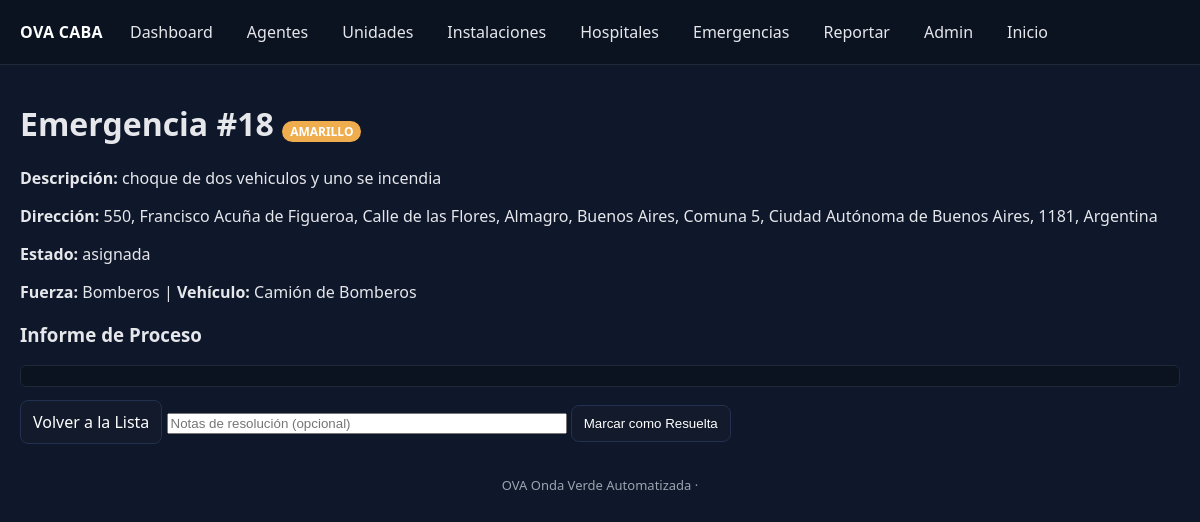
Before: /detalle/18/ with the older database file.
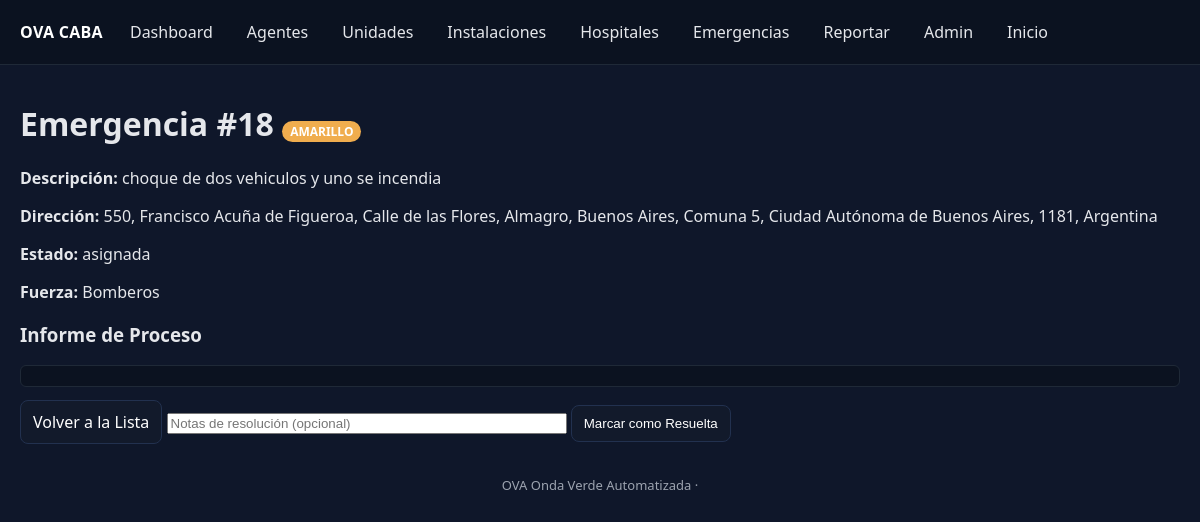
After: the same page with the newer database file.
### core/models.py (models this page shows, shortened)
class Emergency(models.Model):
    CODE_CHOICES = [
        ('rojo', 'Rojo - Crítica'),
        ('amarillo', 'Amarillo - Urgente'),
        ('verde', 'Verde - Leve'),
    ]
    STATUS_CHOICES = [
        ('pendiente', 'Pendiente'),
        ('asignada', 'Asignada'),
        ('resuelta', 'Resuelta'),
    ]
    code = models.CharField(max_length=50, choices=CODE_CHOICES, blank=True, verbose_name='Código')
    priority = models.IntegerField(default=0, verbose_name='Prioridad')
    description = models.TextField(verbose_name='Descripción')
    address = models.CharField(max_length=255, blank=True, verbose_name='Dirección')
    location_lat = models.FloatField(null=True, blank=True, verbose_name='Latitud')
    location_lon = models.FloatField(null=True, blank=True, verbose_name='Longitud')
    status = models.CharField(max_length=50, choices=STATUS_CHOICES, default='pendiente', verbose_name='Estado')
    assigned_force = models.ForeignKey('Force', on_delete=models.SET_NULL, null=True, blank=True, verbose_name='Fuerza Asignada')
    assigned_vehicle = models.ForeignKey('Vehicle', on_delete=models.SET_NULL, null=True, blank=True, verbose_name='Vehículo Asignado')
    onda_verde = models.BooleanField(default=False, verbose_name='Onda Verde')
    reported_at = models.DateTimeField(default=timezone.now, verbose_name='Reportado en')
    resolved_at = models.DateTimeField(null=True, blank=True, verbose_name='Resuelto en')
    resolution_notes = models.TextField(blank=True, verbose_name='Notas de Resolución')
    class Meta:
        verbose_name = 'Emergencia'
        verbose_name_plural = 'Emergencias'

class Vehicle(models.Model):
    force = models.ForeignKey(Force, on_delete=models.CASCADE, verbose_name='Fuerza')
    type = models.CharField(max_length=100, verbose_name='Tipo')  # e.g., 'Ambulancia', 'Camión de Bomberos', 'Patrulla', 'Moto de Tránsito'
    current_lat = models.FloatField(null=True, blank=True, verbose_name='Latitud Actual')
    current_lon = models.FloatField(null=True, blank=True, verbose_name='Longitud Actual')
    target_lat = models.FloatField(null=True, blank=True, verbose_name='Latitud Objetivo')
    target_lon = models.FloatField(null=True, blank=True, verbose_name='Longitud Objetivo')
    home_facility = models.ForeignKey('Facility', on_delete=models.SET_NULL, null=True, blank=True, verbose_name='Base')
    status = models.CharField(max_length=50, choices=[('disponible', 'Disponible'), ('en_ruta', 'En Ruta'), ('ocupado', 'Ocupado') ], default='disponible', verbose_name='Estado')
    class Meta:
        verbose_name = 'Vehículo'
        verbose_name_plural = 'Vehículos'

class Force(models.Model):
    name = models.CharField(max_length=100, unique=True, verbose_name='Nombre')  # e.g., 'Bomberos', 'SAME', 'Policía', 'Tránsito'
    contact_info = models.TextField(blank=True, verbose_name='Información de Contacto')
    created_at = models.DateTimeField(default=timezone.now, verbose_name='Creado en')
    class Meta:
        verbose_name = 'Fuerza'
        verbose_name_plural = 'Fuerzas'

### core/views.py (the view)
# urls.py: path('detalle/<int:pk>/', emergency_detail, name='emergency_detail'),
def emergency_detail(request, pk):
    emergency = get_object_or_404(Emergency, pk=pk)
    return render(request, 'core/emergency_detail.html', { 'emergency': emergency })

### core/templates/core/emergency_detail.html (shortened to what this page needs)
{% extends 'core/base.html' %}
{% block content %}
    <h1>Emergencia #{{ emergency.id }} <span class="tag {{ emergency.code }}">{{ emergency.code|upper }}</span></h1>
    <p><strong>Descripción:</strong> {{ emergency.description }}</p>
    <p><strong>Dirección:</strong> {{ emergency.address }}</p>
    <p><strong>Estado:</strong> {{ emergency.status }} {% if emergency.onda_verde %} | <strong>Onda Verde:</strong> ACTIVADA{% endif %}</p>
    {% if emergency.assigned_force %}
        <p><strong>Fuerza:</strong> {{ emergency.assigned_force.name }} {% if emergency.assigned_vehicle %} | <strong>Vehículo:</strong> {{ emergency.assigned_vehicle.type }}{% endif %}</p>
    {% endif %}
    <h3>Informe de Proceso</h3>
    <pre>{{ emergency.resolution_notes }}</pre>
    <div class="actions">
        <a class="btn" href="{% url 'emergency_list' %}">Volver a la Lista</a>
        {% if emergency.status != 'resuelta' %}
        <form method="post" action="{% url 'resolve_emergency' emergency.id %}" style="display:inline;">
            <input type="text" name="notas" placeholder="Notas de resolución (opcional)" style="width: 400px;">
            <button class="btn" type="submit">Marcar como Resuelta</button>
        </form>
        {% endif %}
    </div>
{% endblock %}

Changed rows visible on the page:
changed Emergency "choque de dos vehiculos y uno se incendia": assigned_vehicle_id 3 → empty (drawn); assigned_vehicle.type "Camión de Bomberos" → (not shown)
Other visible differences:
text no longer shown: "| Vehículo:"
